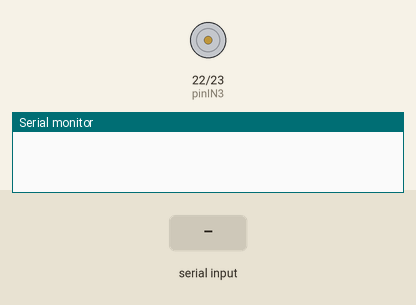
Bench run of a sketch on a simulated Arduino Mega 2560, built with avr-gcc and run on an emulated ATmega2560. Parts: motor-driver pin pairs drawn as motors (green arrow = first pin HIGH = forward, orange = second pin HIGH = backward, longer = more drive, scaled by the enable pin), the last lines printed to the serial monitor. Inputs (shaded band) come from the test bench.

Above: at 1.2 s.
1.3 s: "30,150\n" received over Serial
At 2.5 s:
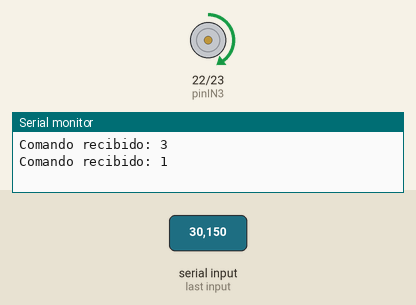
2.8 s: "2\n" received over Serial
At 3.6 s:
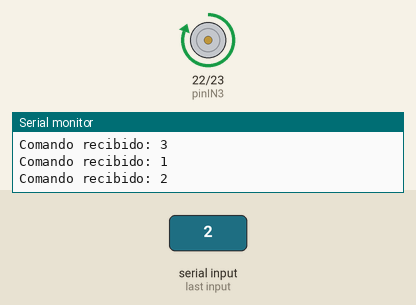
4.3 s: "1\n" received over Serial
At 4.7 s:
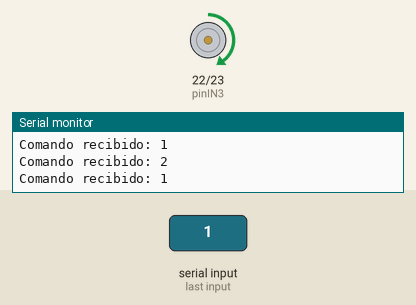
5.8 s: "3\n" received over Serial
At 7.1 s:
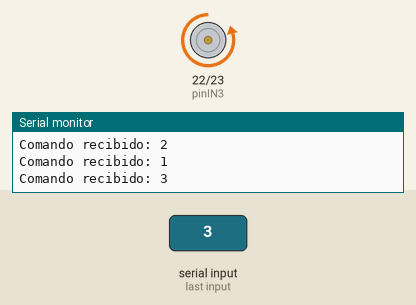
Timing chart, 0 to 8.3 s (numbered marks = the images above; inputs shaded):
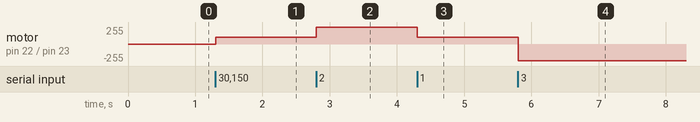

Measured:
- after the input at 1.3 s, motor on pin 22 (pinIN3) / pin 23 (pinIN4): stopped → forward 100/255 at once
- after the input at 2.8 s, motor on pin 22 (pinIN3) / pin 23 (pinIN4): forward 100/255 → forward 255/255 at once
- after the input at 4.3 s, motor on pin 22 (pinIN3) / pin 23 (pinIN4): forward 255/255 → forward 100/255 at once
- after the input at 5.8 s, motor on pin 22 (pinIN3) / pin 23 (pinIN4): forward 100/255 → backward 250/255 at once

The sketch:

COTROLAR_MOTOR.ino
```cpp
const int pinIN3 = 22;
const int pinIN4 = 23;
const int pinENB = 2;

int ultimoComando = 0;
bool nuevoComandoRecibido = false;  // Bandera para detectar cambios

void setup() {
  pinMode(pinIN3, OUTPUT);
  pinMode(pinIN4, OUTPUT);
  pinMode(pinENB, OUTPUT);
  Serial.begin(9600);
}

void loop() {
  while (Serial.available() > 0) {
    char comandoChar = Serial.read();  // Leer solo un carácter
    if (comandoChar >= '1' && comandoChar <= '3') {
      ultimoComando = comandoChar - '0';  // Convertir carácter a número
      nuevoComandoRecibido = true;
      Serial.print("Comando recibido: ");
      Serial.println(ultimoComando);
    }
  }

  if (nuevoComandoRecibido) {
    ejecutarMotor(ultimoComando);
    nuevoComandoRecibido = false;  // Resetea bandera para esperar nuevo comando
  }
}

void ejecutarMotor(int comando) {
  switch (comando) {
    case 1:
      digitalWrite(pinIN3, HIGH);
      digitalWrite(pinIN4, LOW);
      analogWrite(pinENB, 100);
      break;
    case 2:
      digitalWrite(pinIN3, HIGH);
      digitalWrite(pinIN4, LOW);
      analogWrite(pinENB, 255);
      break;
    case 3:
      digitalWrite(pinIN3, LOW);
      digitalWrite(pinIN4, HIGH);
      analogWrite(pinENB, 250);
      break;
    default:
      digitalWrite(pinIN3, LOW);
      digitalWrite(pinIN4, LOW);
      analogWrite(pinENB, 0);
      break;
  }
}
```
